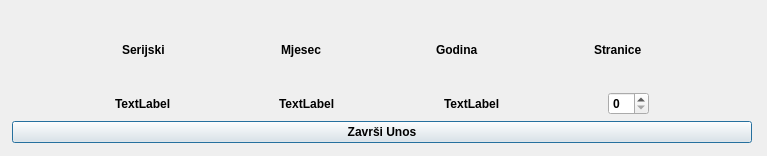
<?xml version="1.0" encoding="UTF-8"?>
<ui version="4.0">
 <class>Dialog</class>
 <widget class="QDialog" name="Dialog">
  <property name="geometry">
   <rect>
    <x>0</x>
    <y>0</y>
    <width>767</width>
    <height>156</height>
   </rect>
  </property>
  <property name="windowTitle">
   <string>Dialog</string>
  </property>
  <widget class="QWidget" name="">
   <property name="geometry">
    <rect>
     <x>12</x>
     <y>13</y>
     <width>740</width>
     <height>130</height>
    </rect>
   </property>
   <layout class="QVBoxLayout" name="verticalLayout">
    <item>
     <spacer name="verticalSpacer">
      <property name="orientation">
       <enum>Qt::Vertical</enum>
      </property>
      <property name="sizeHint" stdset="0">
       <size>
        <width>17</width>
        <height>13</height>
       </size>
      </property>
     </spacer>
    </item>
    <item>
     <layout class="QHBoxLayout" name="horizontalLayout_2">
      <item>
       <spacer name="horizontalSpacer">
        <property name="orientation">
         <enum>Qt::Horizontal</enum>
        </property>
        <property name="sizeHint" stdset="0">
         <size>
          <width>40</width>
          <height>20</height>
         </size>
        </property>
       </spacer>
      </item>
      <item>
       <widget class="QLabel" name="label">
        <property name="font">
         <font>
          <weight>75</weight>
          <bold>true</bold>
         </font>
        </property>
        <property name="text">
         <string>Serijski</string>
        </property>
       </widget>
      </item>
      <item>
       <spacer name="horizontalSpacer_2">
        <property name="orientation">
         <enum>Qt::Horizontal</enum>
        </property>
        <property name="sizeHint" stdset="0">
         <size>
          <width>40</width>
          <height>20</height>
         </size>
        </property>
       </spacer>
      </item>
      <item>
       <widget class="QLabel" name="label_3">
        <property name="font">
         <font>
          <weight>75</weight>
          <bold>true</bold>
         </font>
        </property>
        <property name="text">
         <string>Mjesec</string>
        </property>
       </widget>
      </item>
      <item>
       <spacer name="horizontalSpacer_3">
        <property name="orientation">
         <enum>Qt::Horizontal</enum>
        </property>
        <property name="sizeHint" stdset="0">
         <size>
          <width>40</width>
          <height>20</height>
         </size>
        </property>
       </spacer>
      </item>
      <item>
       <widget class="QLabel" name="label_5">
        <property name="font">
         <font>
          <weight>75</weight>
          <bold>true</bold>
         </font>
        </property>
        <property name="text">
         <string>Godina</string>
        </property>
       </widget>
      </item>
      <item>
       <spacer name="horizontalSpacer_4">
        <property name="orientation">
         <enum>Qt::Horizontal</enum>
        </property>
        <property name="sizeHint" stdset="0">
         <size>
          <width>40</width>
          <height>20</height>
         </size>
        </property>
       </spacer>
      </item>
      <item>
       <widget class="QLabel" name="label_7">
        <property name="font">
         <font>
          <weight>75</weight>
          <bold>true</bold>
         </font>
        </property>
        <property name="text">
         <string>Stranice</string>
        </property>
       </widget>
      </item>
      <item>
       <spacer name="horizontalSpacer_5">
        <property name="orientation">
         <enum>Qt::Horizontal</enum>
        </property>
        <property name="sizeHint" stdset="0">
         <size>
          <width>40</width>
          <height>20</height>
         </size>
        </property>
       </spacer>
      </item>
     </layout>
    </item>
    <item>
     <spacer name="verticalSpacer_2">
      <property name="orientation">
       <enum>Qt::Vertical</enum>
      </property>
      <property name="sizeHint" stdset="0">
       <size>
        <width>738</width>
        <height>13</height>
       </size>
      </property>
     </spacer>
    </item>
    <item>
     <layout class="QHBoxLayout" name="horizontalLayout">
      <item>
       <spacer name="horizontalSpacer_6">
        <property name="orientation">
         <enum>Qt::Horizontal</enum>
        </property>
        <property name="sizeHint" stdset="0">
         <size>
          <width>40</width>
          <height>20</height>
         </size>
        </property>
       </spacer>
      </item>
      <item>
       <widget class="QLabel" name="label_2">
        <property name="font">
         <font>
          <weight>75</weight>
          <bold>true</bold>
         </font>
        </property>
        <property name="text">
         <string>TextLabel</string>
        </property>
       </widget>
      </item>
      <item>
       <spacer name="horizontalSpacer_7">
        <property name="orientation">
         <enum>Qt::Horizontal</enum>
        </property>
        <property name="sizeHint" stdset="0">
         <size>
          <width>40</width>
          <height>20</height>
         </size>
        </property>
       </spacer>
      </item>
      <item>
       <widget class="QLabel" name="label_4">
        <property name="font">
         <font>
          <weight>75</weight>
          <bold>true</bold>
         </font>
        </property>
        <property name="text">
         <string>TextLabel</string>
        </property>
       </widget>
      </item>
      <item>
       <spacer name="horizontalSpacer_8">
        <property name="orientation">
         <enum>Qt::Horizontal</enum>
        </property>
        <property name="sizeHint" stdset="0">
         <size>
          <width>40</width>
          <height>20</height>
         </size>
        </property>
       </spacer>
      </item>
      <item>
       <widget class="QLabel" name="label_6">
        <property name="font">
         <font>
          <weight>75</weight>
          <bold>true</bold>
         </font>
        </property>
        <property name="text">
         <string>TextLabel</string>
        </property>
       </widget>
      </item>
      <item>
       <spacer name="horizontalSpacer_9">
        <property name="orientation">
         <enum>Qt::Horizontal</enum>
        </property>
        <property name="sizeHint" stdset="0">
         <size>
          <width>40</width>
          <height>20</height>
         </size>
        </property>
       </spacer>
      </item>
      <item>
       <widget class="QSpinBox" name="spinBox">
        <property name="font">
         <font>
          <weight>75</weight>
          <bold>true</bold>
         </font>
        </property>
       </widget>
      </item>
      <item>
       <spacer name="horizontalSpacer_10">
        <property name="orientation">
         <enum>Qt::Horizontal</enum>
        </property>
        <property name="sizeHint" stdset="0">
         <size>
          <width>40</width>
          <height>20</height>
         </size>
        </property>
       </spacer>
      </item>
     </layout>
    </item>
    <item>
     <widget class="QPushButton" name="pushButton">
      <property name="font">
       <font>
        <weight>75</weight>
        <bold>true</bold>
       </font>
      </property>
      <property name="text">
       <string>Završi Unos</string>
      </property>
     </widget>
    </item>
   </layout>
  </widget>
 </widget>
 <resources/>
 <connections/>
</ui>
